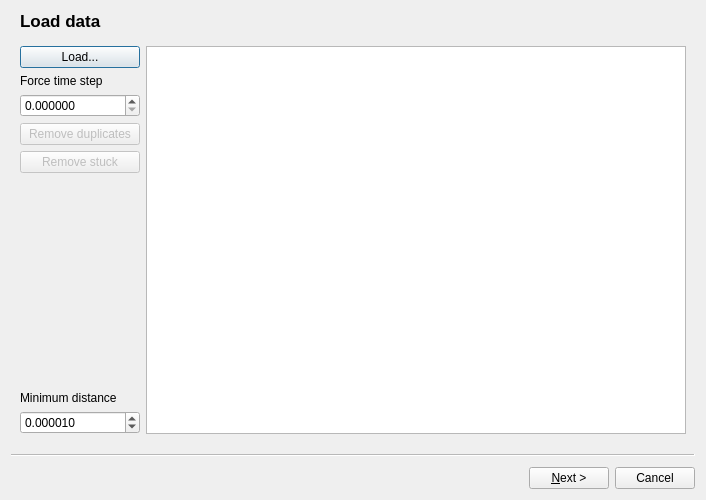
<?xml version="1.0" encoding="UTF-8"?>
<ui version="4.0">
 <class>Wizard</class>
 <widget class="QWizard" name="Wizard">
  <property name="geometry">
   <rect>
    <x>0</x>
    <y>0</y>
    <width>706</width>
    <height>500</height>
   </rect>
  </property>
  <property name="windowTitle">
   <string>Particles</string>
  </property>
  <property name="windowIcon">
   <iconset resource="particleswizard.qrc">
    <normaloff>:/icons/pajak32.png</normaloff>:/icons/pajak32.png</iconset>
  </property>
  <property name="wizardStyle">
   <enum>QWizard::ClassicStyle</enum>
  </property>
  <property name="options">
   <set>QWizard::NoBackButtonOnStartPage</set>
  </property>
  <widget class="QWizardPage" name="wizardPage1">
   <property name="title">
    <string>Load data</string>
   </property>
   <attribute name="pageId">
    <string notr="true">1</string>
   </attribute>
   <layout class="QHBoxLayout" name="horizontalLayout_4">
    <item>
     <layout class="QVBoxLayout" name="verticalLayout_4">
      <item>
       <widget class="QPushButton" name="loadButton">
        <property name="sizePolicy">
         <sizepolicy hsizetype="Preferred" vsizetype="Fixed">
          <horstretch>0</horstretch>
          <verstretch>0</verstretch>
         </sizepolicy>
        </property>
        <property name="minimumSize">
         <size>
          <width>0</width>
          <height>0</height>
         </size>
        </property>
        <property name="baseSize">
         <size>
          <width>0</width>
          <height>0</height>
         </size>
        </property>
        <property name="text">
         <string>Load...</string>
        </property>
        <property name="icon">
         <iconset resource="particleswizard.qrc">
          <normaloff>:/icons/document-open.png</normaloff>:/icons/document-open.png</iconset>
        </property>
       </widget>
      </item>
      <item>
       <widget class="QLabel" name="label">
        <property name="sizePolicy">
         <sizepolicy hsizetype="Preferred" vsizetype="Preferred">
          <horstretch>0</horstretch>
          <verstretch>0</verstretch>
         </sizepolicy>
        </property>
        <property name="text">
         <string>Force time step</string>
        </property>
       </widget>
      </item>
      <item>
       <widget class="QDoubleSpinBox" name="timeStepSpinBox">
        <property name="minimumSize">
         <size>
          <width>120</width>
          <height>0</height>
         </size>
        </property>
        <property name="decimals">
         <number>6</number>
        </property>
        <property name="singleStep">
         <double>0.001000000000000</double>
        </property>
       </widget>
      </item>
      <item>
       <widget class="QPushButton" name="removeDupsButton">
        <property name="enabled">
         <bool>false</bool>
        </property>
        <property name="text">
         <string>Remove duplicates</string>
        </property>
       </widget>
      </item>
      <item>
       <widget class="QPushButton" name="removeStuckButton">
        <property name="enabled">
         <bool>false</bool>
        </property>
        <property name="text">
         <string>Remove stuck</string>
        </property>
       </widget>
      </item>
      <item>
       <spacer name="verticalSpacer_4">
        <property name="orientation">
         <enum>Qt::Vertical</enum>
        </property>
        <property name="sizeHint" stdset="0">
         <size>
          <width>20</width>
          <height>40</height>
         </size>
        </property>
       </spacer>
      </item>
      <item>
       <widget class="QLabel" name="label_12">
        <property name="text">
         <string>Minimum distance</string>
        </property>
       </widget>
      </item>
      <item>
       <widget class="QDoubleSpinBox" name="minimumDistanceSpinBox">
        <property name="decimals">
         <number>6</number>
        </property>
        <property name="singleStep">
         <double>0.000010000000000</double>
        </property>
        <property name="value">
         <double>0.000010000000000</double>
        </property>
       </widget>
      </item>
     </layout>
    </item>
    <item>
     <widget class="QPlainTextEdit" name="plainTextEdit">
      <property name="readOnly">
       <bool>true</bool>
      </property>
     </widget>
    </item>
   </layout>
  </widget>
  <widget class="QWizardPage" name="wizardPage2">
   <property name="title">
    <string>Define inlet plane</string>
   </property>
   <attribute name="pageId">
    <string notr="true">2</string>
   </attribute>
   <layout class="QHBoxLayout" name="horizontalLayout_2">
    <item>
     <widget class="View3D_Cross" name="render3DA" native="true">
      <property name="sizePolicy">
       <sizepolicy hsizetype="Expanding" vsizetype="Expanding">
        <horstretch>0</horstretch>
        <verstretch>0</verstretch>
       </sizepolicy>
      </property>
     </widget>
    </item>
    <item>
     <layout class="QVBoxLayout" name="verticalLayout">
      <item>
       <widget class="QLabel" name="label_5">
        <property name="text">
         <string>Step:</string>
        </property>
       </widget>
      </item>
      <item>
       <widget class="QSpinBox" name="viewStepSpinBox"/>
      </item>
      <item>
       <widget class="QSlider" name="viewStepSlider">
        <property name="sizePolicy">
         <sizepolicy hsizetype="Preferred" vsizetype="Fixed">
          <horstretch>0</horstretch>
          <verstretch>0</verstretch>
         </sizepolicy>
        </property>
        <property name="orientation">
         <enum>Qt::Horizontal</enum>
        </property>
       </widget>
      </item>
      <item>
       <widget class="QLabel" name="label_6">
        <property name="text">
         <string>Cross-section:</string>
        </property>
       </widget>
      </item>
      <item>
       <layout class="QHBoxLayout" name="horizontalLayout_3">
        <item>
         <widget class="QLabel" name="label_2">
          <property name="sizePolicy">
           <sizepolicy hsizetype="Fixed" vsizetype="Preferred">
            <horstretch>0</horstretch>
            <verstretch>0</verstretch>
           </sizepolicy>
          </property>
          <property name="minimumSize">
           <size>
            <width>12</width>
            <height>0</height>
           </size>
          </property>
          <property name="text">
           <string>x</string>
          </property>
         </widget>
        </item>
        <item>
         <widget class="QDoubleSpinBox" name="crossSectionXSpinBox">
          <property name="sizePolicy">
           <sizepolicy hsizetype="Preferred" vsizetype="Fixed">
            <horstretch>0</horstretch>
            <verstretch>0</verstretch>
           </sizepolicy>
          </property>
          <property name="minimum">
           <double>-10.000000000000000</double>
          </property>
          <property name="maximum">
           <double>10.000000000000000</double>
          </property>
          <property name="singleStep">
           <double>0.010000000000000</double>
          </property>
         </widget>
        </item>
       </layout>
      </item>
      <item>
       <layout class="QHBoxLayout" name="horizontalLayout_6">
        <item>
         <widget class="QLabel" name="label_3">
          <property name="sizePolicy">
           <sizepolicy hsizetype="Fixed" vsizetype="Preferred">
            <horstretch>0</horstretch>
            <verstretch>0</verstretch>
           </sizepolicy>
          </property>
          <property name="minimumSize">
           <size>
            <width>12</width>
            <height>0</height>
           </size>
          </property>
          <property name="text">
           <string>y</string>
          </property>
         </widget>
        </item>
        <item>
         <widget class="QDoubleSpinBox" name="crossSectionYSpinBox">
          <property name="minimum">
           <double>-10.000000000000000</double>
          </property>
          <property name="maximum">
           <double>10.000000000000000</double>
          </property>
          <property name="singleStep">
           <double>0.010000000000000</double>
          </property>
         </widget>
        </item>
       </layout>
      </item>
      <item>
       <layout class="QHBoxLayout" name="horizontalLayout_7">
        <item>
         <widget class="QLabel" name="label_4">
          <property name="sizePolicy">
           <sizepolicy hsizetype="Fixed" vsizetype="Preferred">
            <horstretch>0</horstretch>
            <verstretch>0</verstretch>
           </sizepolicy>
          </property>
          <property name="minimumSize">
           <size>
            <width>12</width>
            <height>0</height>
           </size>
          </property>
          <property name="text">
           <string>z</string>
          </property>
         </widget>
        </item>
        <item>
         <widget class="QDoubleSpinBox" name="crossSectionZSpinBox">
          <property name="minimum">
           <double>-10.000000000000000</double>
          </property>
          <property name="maximum">
           <double>10.000000000000000</double>
          </property>
          <property name="singleStep">
           <double>0.010000000000000</double>
          </property>
         </widget>
        </item>
       </layout>
      </item>
      <item>
       <layout class="QHBoxLayout" name="horizontalLayout_8">
        <item>
         <widget class="QLabel" name="label_11">
          <property name="sizePolicy">
           <sizepolicy hsizetype="Fixed" vsizetype="Preferred">
            <horstretch>0</horstretch>
            <verstretch>0</verstretch>
           </sizepolicy>
          </property>
          <property name="minimumSize">
           <size>
            <width>12</width>
            <height>0</height>
           </size>
          </property>
          <property name="text">
           <string>d</string>
          </property>
         </widget>
        </item>
        <item>
         <widget class="QDoubleSpinBox" name="crossSectionSpinBox">
          <property name="decimals">
           <number>6</number>
          </property>
          <property name="minimum">
           <double>-10000.000000000000000</double>
          </property>
          <property name="maximum">
           <double>10000.000000000000000</double>
          </property>
          <property name="singleStep">
           <double>0.010000000000000</double>
          </property>
         </widget>
        </item>
       </layout>
      </item>
      <item>
       <spacer name="verticalSpacer">
        <property name="orientation">
         <enum>Qt::Vertical</enum>
        </property>
        <property name="sizeHint" stdset="0">
         <size>
          <width>20</width>
          <height>40</height>
         </size>
        </property>
       </spacer>
      </item>
      <item>
       <widget class="QCheckBox" name="showTrajectoriesCheck">
        <property name="sizePolicy">
         <sizepolicy hsizetype="Preferred" vsizetype="Preferred">
          <horstretch>0</horstretch>
          <verstretch>0</verstretch>
         </sizepolicy>
        </property>
        <property name="text">
         <string>Show trajectories</string>
        </property>
        <property name="checked">
         <bool>true</bool>
        </property>
       </widget>
      </item>
     </layout>
    </item>
   </layout>
  </widget>
  <widget class="QWizardPage" name="wizardPage3">
   <property name="title">
    <string>Assign parameters to particles</string>
   </property>
   <attribute name="pageId">
    <string notr="true">3</string>
   </attribute>
   <layout class="QHBoxLayout" name="horizontalLayout">
    <item>
     <widget class="View3D_Tessellate" name="renderTes" native="true">
      <property name="sizePolicy">
       <sizepolicy hsizetype="Expanding" vsizetype="Expanding">
        <horstretch>0</horstretch>
        <verstretch>0</verstretch>
       </sizepolicy>
      </property>
     </widget>
    </item>
    <item>
     <layout class="QVBoxLayout" name="verticalLayout_2">
      <item>
       <widget class="QPushButton" name="clearButton">
        <property name="text">
         <string>Clear all</string>
        </property>
        <property name="icon">
         <iconset resource="particleswizard.qrc">
          <normaloff>:/icons/edit-clear.png</normaloff>:/icons/edit-clear.png</iconset>
        </property>
       </widget>
      </item>
      <item>
       <spacer name="verticalSpacer_2">
        <property name="orientation">
         <enum>Qt::Vertical</enum>
        </property>
        <property name="sizeHint" stdset="0">
         <size>
          <width>20</width>
          <height>40</height>
         </size>
        </property>
       </spacer>
      </item>
      <item>
       <widget class="QLabel" name="label_8">
        <property name="text">
         <string>Inlet center</string>
        </property>
       </widget>
      </item>
      <item>
       <layout class="QHBoxLayout" name="horizontalLayout_10">
        <item>
         <widget class="QDoubleSpinBox" name="xSpinBox">
          <property name="decimals">
           <number>6</number>
          </property>
          <property name="minimum">
           <double>-10000.000000000000000</double>
          </property>
          <property name="maximum">
           <double>10000.000000000000000</double>
          </property>
          <property name="singleStep">
           <double>0.000100000000000</double>
          </property>
         </widget>
        </item>
        <item>
         <widget class="QDoubleSpinBox" name="ySpinBox">
          <property name="decimals">
           <number>6</number>
          </property>
          <property name="minimum">
           <double>-10000.000000000000000</double>
          </property>
          <property name="maximum">
           <double>10000.000000000000000</double>
          </property>
          <property name="singleStep">
           <double>0.000100000000000</double>
          </property>
         </widget>
        </item>
       </layout>
      </item>
      <item>
       <widget class="QLabel" name="label_9">
        <property name="text">
         <string>Radius</string>
        </property>
       </widget>
      </item>
      <item>
       <widget class="QDoubleSpinBox" name="radiusSpinBox">
        <property name="decimals">
         <number>6</number>
        </property>
        <property name="maximum">
         <double>10000.000000000000000</double>
        </property>
       </widget>
      </item>
      <item>
       <widget class="QLabel" name="label_10">
        <property name="text">
         <string>Cells</string>
        </property>
       </widget>
      </item>
      <item>
       <widget class="QComboBox" name="whatEqualCombo">
        <item>
         <property name="text">
          <string>Equal volumes</string>
         </property>
        </item>
        <item>
         <property name="text">
          <string>Equal lengths</string>
         </property>
        </item>
        <item>
         <property name="text">
          <string>Equal repetition time</string>
         </property>
        </item>
       </widget>
      </item>
      <item>
       <widget class="QDoubleSpinBox" name="valueEqualSpinBox">
        <property name="decimals">
         <number>12</number>
        </property>
        <property name="maximum">
         <double>10000.000000000000000</double>
        </property>
        <property name="singleStep">
         <double>0.010000000000000</double>
        </property>
       </widget>
      </item>
      <item>
       <widget class="QCheckBox" name="tesselateCheckBox">
        <property name="sizePolicy">
         <sizepolicy hsizetype="Preferred" vsizetype="Preferred">
          <horstretch>0</horstretch>
          <verstretch>0</verstretch>
         </sizepolicy>
        </property>
        <property name="text">
         <string>Tesselate</string>
        </property>
        <property name="checked">
         <bool>true</bool>
        </property>
       </widget>
      </item>
      <item>
       <widget class="QPushButton" name="addInletButton">
        <property name="text">
         <string>Add Inlet</string>
        </property>
        <property name="icon">
         <iconset resource="particleswizard.qrc">
          <normaloff>:/icons/list-add.png</normaloff>:/icons/list-add.png</iconset>
        </property>
       </widget>
      </item>
     </layout>
    </item>
   </layout>
  </widget>
  <widget class="QWizardPage" name="wizardPageK">
   <property name="title">
    <string>Verify and save</string>
   </property>
   <attribute name="pageId">
    <string notr="true">4</string>
   </attribute>
   <layout class="QHBoxLayout" name="horizontalLayout_5">
    <item>
     <widget class="View3D_Verify" name="renderVerify" native="true">
      <property name="sizePolicy">
       <sizepolicy hsizetype="Expanding" vsizetype="Expanding">
        <horstretch>0</horstretch>
        <verstretch>0</verstretch>
       </sizepolicy>
      </property>
     </widget>
    </item>
    <item>
     <layout class="QVBoxLayout" name="verticalLayout_5">
      <item>
       <widget class="QLabel" name="label_13">
        <property name="text">
         <string>Time:</string>
        </property>
       </widget>
      </item>
      <item>
       <widget class="QCheckBox" name="randomizeCheckBox">
        <property name="sizePolicy">
         <sizepolicy hsizetype="Preferred" vsizetype="Preferred">
          <horstretch>0</horstretch>
          <verstretch>0</verstretch>
         </sizepolicy>
        </property>
        <property name="text">
         <string>Randomize offsets</string>
        </property>
        <property name="checked">
         <bool>true</bool>
        </property>
       </widget>
      </item>
      <item>
       <widget class="QPushButton" name="saveButton">
        <property name="text">
         <string>Save...</string>
        </property>
        <property name="icon">
         <iconset resource="particleswizard.qrc">
          <normaloff>:/icons/document-save.png</normaloff>:/icons/document-save.png</iconset>
        </property>
       </widget>
      </item>
      <item>
       <spacer name="verticalSpacer_5">
        <property name="orientation">
         <enum>Qt::Vertical</enum>
        </property>
        <property name="sizeHint" stdset="0">
         <size>
          <width>20</width>
          <height>40</height>
         </size>
        </property>
       </spacer>
      </item>
      <item>
       <widget class="QDoubleSpinBox" name="animationTimeSpinBox">
        <property name="frame">
         <bool>true</bool>
        </property>
        <property name="decimals">
         <number>6</number>
        </property>
        <property name="maximum">
         <double>10000.000000000000000</double>
        </property>
        <property name="singleStep">
         <double>0.010000000000000</double>
        </property>
       </widget>
      </item>
      <item>
       <widget class="QSlider" name="animateSlider">
        <property name="sizePolicy">
         <sizepolicy hsizetype="Preferred" vsizetype="Fixed">
          <horstretch>0</horstretch>
          <verstretch>0</verstretch>
         </sizepolicy>
        </property>
        <property name="minimum">
         <number>-32</number>
        </property>
        <property name="maximum">
         <number>32</number>
        </property>
        <property name="pageStep">
         <number>8</number>
        </property>
        <property name="orientation">
         <enum>Qt::Horizontal</enum>
        </property>
        <property name="invertedAppearance">
         <bool>false</bool>
        </property>
        <property name="invertedControls">
         <bool>false</bool>
        </property>
        <property name="tickPosition">
         <enum>QSlider::TicksBelow</enum>
        </property>
       </widget>
      </item>
     </layout>
    </item>
   </layout>
  </widget>
 </widget>
 <customwidgets>
  <customwidget>
   <class>View3D_Cross</class>
   <extends>QWidget</extends>
   <header>view3d.h</header>
   <container>1</container>
  </customwidget>
  <customwidget>
   <class>View3D_Tessellate</class>
   <extends>QWidget</extends>
   <header>view3d.h</header>
   <container>1</container>
   <slots>
    <signal>radiusChanged(double)</signal>
    <signal>centerXChanged(double)</signal>
    <signal>centerYChanged(double)</signal>
    <slot>centerXChangedIn(double)</slot>
    <slot>centerYChangedIn(double)</slot>
    <slot>radiusChangedIn(double)</slot>
   </slots>
  </customwidget>
  <customwidget>
   <class>View3D_Verify</class>
   <extends>QWidget</extends>
   <header>view3d.h</header>
   <container>1</container>
  </customwidget>
 </customwidgets>
 <resources>
  <include location="particleswizard.qrc"/>
 </resources>
 <connections>
  <connection>
   <sender>viewStepSlider</sender>
   <signal>valueChanged(int)</signal>
   <receiver>viewStepSpinBox</receiver>
   <slot>setValue(int)</slot>
   <hints>
    <hint type="sourcelabel">
     <x>686</x>
     <y>84</y>
    </hint>
    <hint type="destinationlabel">
     <x>651</x>
     <y>53</y>
    </hint>
   </hints>
  </connection>
  <connection>
   <sender>viewStepSpinBox</sender>
   <signal>valueChanged(int)</signal>
   <receiver>viewStepSlider</receiver>
   <slot>setValue(int)</slot>
   <hints>
    <hint type="sourcelabel">
     <x>603</x>
     <y>54</y>
    </hint>
    <hint type="destinationlabel">
     <x>605</x>
     <y>70</y>
    </hint>
   </hints>
  </connection>
  <connection>
   <sender>renderTes</sender>
   <signal>radiusChanged(double)</signal>
   <receiver>radiusSpinBox</receiver>
   <slot>setValue(double)</slot>
   <hints>
    <hint type="sourcelabel">
     <x>305</x>
     <y>276</y>
    </hint>
    <hint type="destinationlabel">
     <x>534</x>
     <y>286</y>
    </hint>
   </hints>
  </connection>
  <connection>
   <sender>renderTes</sender>
   <signal>centerXChanged(double)</signal>
   <receiver>xSpinBox</receiver>
   <slot>setValue(double)</slot>
   <hints>
    <hint type="sourcelabel">
     <x>437</x>
     <y>201</y>
    </hint>
    <hint type="destinationlabel">
     <x>526</x>
     <y>239</y>
    </hint>
   </hints>
  </connection>
  <connection>
   <sender>renderTes</sender>
   <signal>centerYChanged(double)</signal>
   <receiver>ySpinBox</receiver>
   <slot>setValue(double)</slot>
   <hints>
    <hint type="sourcelabel">
     <x>456</x>
     <y>132</y>
    </hint>
    <hint type="destinationlabel">
     <x>631</x>
     <y>226</y>
    </hint>
   </hints>
  </connection>
  <connection>
   <sender>xSpinBox</sender>
   <signal>valueChanged(double)</signal>
   <receiver>renderTes</receiver>
   <slot>centerXChangedIn(double)</slot>
   <hints>
    <hint type="sourcelabel">
     <x>564</x>
     <y>229</y>
    </hint>
    <hint type="destinationlabel">
     <x>496</x>
     <y>183</y>
    </hint>
   </hints>
  </connection>
  <connection>
   <sender>ySpinBox</sender>
   <signal>valueChanged(double)</signal>
   <receiver>renderTes</receiver>
   <slot>centerYChangedIn(double)</slot>
   <hints>
    <hint type="sourcelabel">
     <x>656</x>
     <y>227</y>
    </hint>
    <hint type="destinationlabel">
     <x>499</x>
     <y>112</y>
    </hint>
   </hints>
  </connection>
  <connection>
   <sender>radiusSpinBox</sender>
   <signal>valueChanged(double)</signal>
   <receiver>renderTes</receiver>
   <slot>radiusChangedIn(double)</slot>
   <hints>
    <hint type="sourcelabel">
     <x>594</x>
     <y>286</y>
    </hint>
    <hint type="destinationlabel">
     <x>498</x>
     <y>256</y>
    </hint>
   </hints>
  </connection>
 </connections>
</ui>
